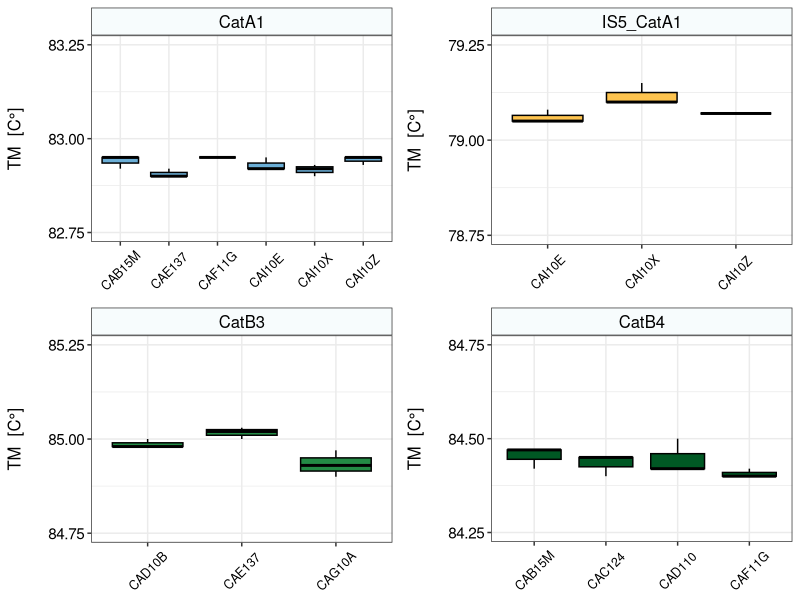

R code for this plot:
# title: "high resolution melting assay for cat genes"
# author: "NW and FEG"
# date: 16/11/23


########################
####  Figure S5 HRM ####
########################


# load packages

library(ggpubr)
library(scales)
library(tidyverse)
library(here)

# read in data

HRM <- read.csv(here("SFig5_HRM/HRM_final.csv"))

#

HRM <- HRM %>%
  mutate_if(is.character, as.factor)

sort(levels(HRM$Target)) # sorts levels alphabetically
HRM$Target <- fct_relevel(HRM$Target, c("CatA1", "IS5_CatA1", "CatB3", "CatB4"))
levels(HRM$Target)


a <- ggplot(filter(HRM, Target == "CatA1"), aes(x = factor(Name), y = TM, colour = Target)) +
  geom_boxplot(fill = "#6baed6", colour = "black") +
  facet_wrap(~Target) +
  theme_bw() +
  labs(y = "TM  [C°]\n") +
  scale_y_continuous(breaks = c(82.75, 83.0, 83.25), limits = c(82.75, 83.25)) +
  theme(
    axis.title.y = element_text(size = 12, colour = "black"),
    axis.text.x = element_text(size = 9, colour = "black", angle = 45, vjust = 0.5, hjust = 0.5),
    axis.text.y = element_text(size = 11, colour = "black"),
    axis.title.x = element_blank(),
    legend.position = (""),
    legend.title = element_text(size = 12, colour = "black"),
    strip.background = element_rect(fill = "#f7fcfd"),
    strip.text = element_text(colour = "black", size = 12)
  )

b <- ggplot(filter(HRM, Target == "IS5_CatA1"), aes(x = factor(Name), y = TM, colour = Target)) +
  geom_boxplot(fill = "#fec44f", colour = "black") +
  facet_wrap(~Target) +
  theme_bw() +
  labs(y = "TM  [C°]\n") +
  scale_y_continuous(breaks = c(78.75, 79.0, 79.25), limits = c(78.75, 79.25)) +
  theme(
    axis.title.y = element_text(size = 12, colour = "black"),
    axis.text.x = element_text(size = 9, colour = "black", angle = 45, vjust = 0.5, hjust = 0.5),
    axis.text.y = element_text(size = 11, colour = "black"),
    axis.title.x = element_blank(),
    legend.position = (""),
    legend.title = element_text(size = 12, colour = "black"),
    strip.background = element_rect(fill = "#f7fcfd"),
    strip.text = element_text(colour = "black", size = 12)
  )

c <- ggplot(filter(HRM, Target == "CatB3"), aes(x = factor(Name), y = TM, colour = Target)) +
  geom_boxplot(fill = "#238b45", colour = "black") +
  facet_wrap(~Target) +
  theme_bw() +
  labs(y = "TM  [C°]\n") +
  scale_y_continuous(breaks = c(84.75, 85.0, 85.25), limits = c(84.75, 85.25)) +
  theme(
    axis.title.y = element_text(size = 12, colour = "black"),
    axis.text.x = element_text(
      size = 9, colour = "black", angle = 45, vjust = 0.5, hjust = 0.5
    ),
    axis.text.y = element_text(size = 11, colour = "black"),
    axis.title.x = element_blank(),
    legend.position = (""),
    legend.title = element_text(size = 12, colour = "black"),
    strip.background = element_rect(fill = "#f7fcfd"),
    strip.text = element_text(colour = "black", size = 12)
  )

d <- ggplot(filter(HRM, Target == "CatB4"), aes(x = factor(Name), y = TM, colour = Target)) +
  geom_boxplot(fill = "#005824", colour = "black") +
  facet_wrap(~Target) +
  theme_bw() +
  labs(y = "TM  [C°]\n") +
  scale_y_continuous(breaks = c(84.25, 84.5, 84.75), limits = c(84.25, 84.75)) +
  theme(
    axis.title.y = element_text(size = 12, colour = "black"),
    axis.text.x = element_text(
      size = 9, colour = "black", angle = 45, vjust = 0.5, hjust = 0.5
    ),
    axis.text.y = element_text(size = 11, colour = "black"),
    axis.title.x = element_blank(),
    legend.position = (""),
    legend.title = element_text(size = 12, colour = "black"),
    strip.background = element_rect(fill = "#f7fcfd"),
    strip.text = element_text(colour = "black", size = 12)
  )

SFig5 <- ggarrange(a, b, c, d)

ggsave(here("SFig5.png"), plot = SFig5, dpi = 300)
